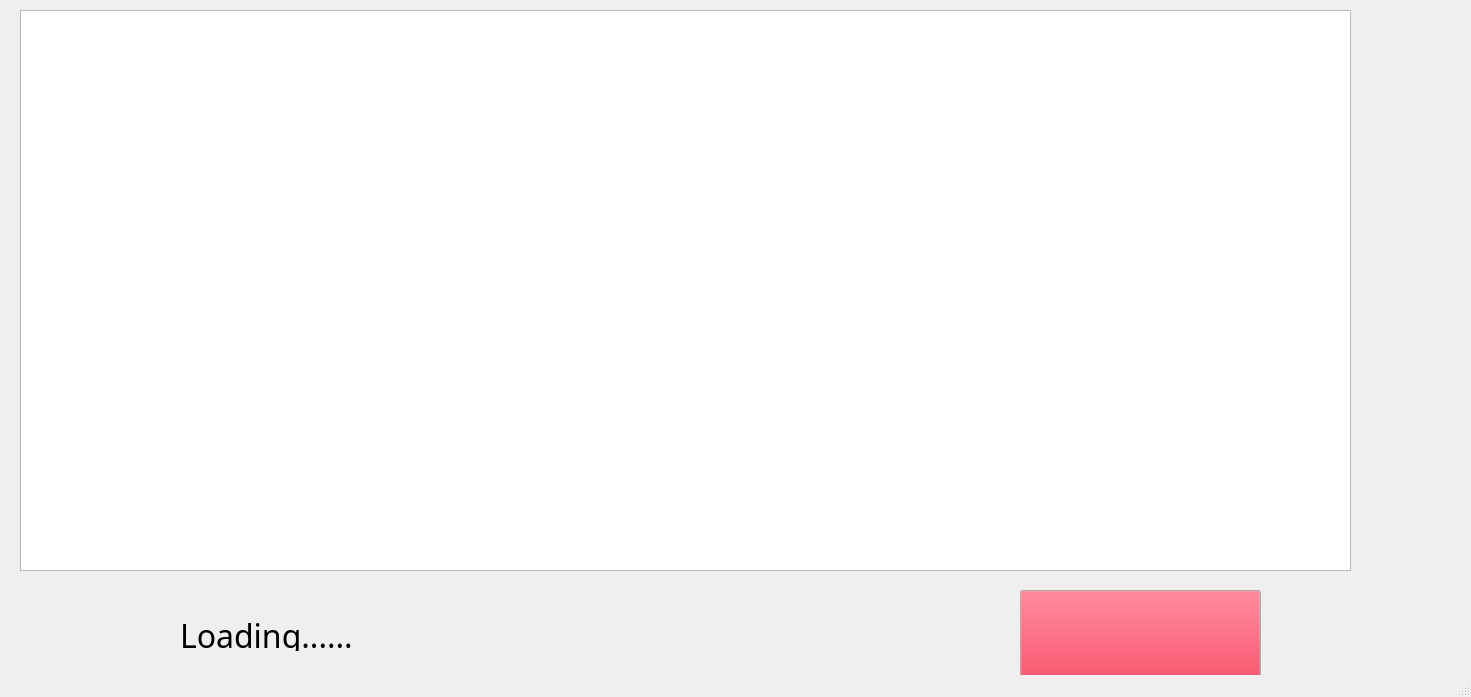
<?xml version="1.0" encoding="UTF-8"?>
<ui version="4.0">
 <class>PIC2TEXT</class>
 <widget class="QMainWindow" name="PIC2TEXT">
  <property name="windowModality">
   <enum>Qt::ApplicationModal</enum>
  </property>
  <property name="geometry">
   <rect>
    <x>0</x>
    <y>0</y>
    <width>1471</width>
    <height>697</height>
   </rect>
  </property>
  <property name="palette">
   <palette>
    <active>
     <colorrole role="Button">
      <brush brushstyle="SolidPattern">
       <color alpha="255">
        <red>240</red>
        <green>19</green>
        <blue>49</blue>
       </color>
      </brush>
     </colorrole>
     <colorrole role="PlaceholderText">
      <brush brushstyle="SolidPattern">
       <color alpha="128">
        <red>41</red>
        <green>44</green>
        <blue>255</blue>
       </color>
      </brush>
     </colorrole>
    </active>
    <inactive>
     <colorrole role="Button">
      <brush brushstyle="SolidPattern">
       <color alpha="255">
        <red>240</red>
        <green>19</green>
        <blue>49</blue>
       </color>
      </brush>
     </colorrole>
     <colorrole role="PlaceholderText">
      <brush brushstyle="SolidPattern">
       <color alpha="128">
        <red>41</red>
        <green>44</green>
        <blue>255</blue>
       </color>
      </brush>
     </colorrole>
    </inactive>
    <disabled>
     <colorrole role="Button">
      <brush brushstyle="SolidPattern">
       <color alpha="255">
        <red>240</red>
        <green>19</green>
        <blue>49</blue>
       </color>
      </brush>
     </colorrole>
     <colorrole role="PlaceholderText">
      <brush brushstyle="SolidPattern">
       <color alpha="128">
        <red>41</red>
        <green>44</green>
        <blue>255</blue>
       </color>
      </brush>
     </colorrole>
    </disabled>
   </palette>
  </property>
  <property name="windowTitle">
   <string>PIC2TEXT</string>
  </property>
  <property name="windowIcon">
   <iconset>
    <normaloff>ICONS/LOGO.png</normaloff>ICONS/LOGO.png</iconset>
  </property>
  <property name="windowOpacity">
   <double>9.000000000000000</double>
  </property>
  <property name="toolTip">
   <string/>
  </property>
  <widget class="QWidget" name="centralwidget">
   <widget class="QPushButton" name="downloadB">
    <property name="geometry">
     <rect>
      <x>1020</x>
      <y>590</y>
      <width>241</width>
      <height>91</height>
     </rect>
    </property>
    <property name="palette">
     <palette>
      <active>
       <colorrole role="Midlight">
        <brush brushstyle="SolidPattern">
         <color alpha="255">
          <red>22</red>
          <green>22</green>
          <blue>227</blue>
         </color>
        </brush>
       </colorrole>
      </active>
      <inactive>
       <colorrole role="Midlight">
        <brush brushstyle="SolidPattern">
         <color alpha="255">
          <red>227</red>
          <green>227</green>
          <blue>227</blue>
         </color>
        </brush>
       </colorrole>
      </inactive>
      <disabled>
       <colorrole role="Midlight">
        <brush brushstyle="SolidPattern">
         <color alpha="255">
          <red>247</red>
          <green>247</green>
          <blue>247</blue>
         </color>
        </brush>
       </colorrole>
      </disabled>
     </palette>
    </property>
    <property name="font">
     <font>
      <family>Franklin Gothic Demi</family>
      <pointsize>26</pointsize>
     </font>
    </property>
    <property name="toolTip">
     <string>&lt;html&gt;&lt;head/&gt;&lt;body&gt;&lt;p&gt;click to convert &lt;/p&gt;&lt;p&gt;file to text&lt;/p&gt;&lt;/body&gt;&lt;/html&gt;</string>
    </property>
    <property name="inputMethodHints">
     <set>Qt::ImhNone</set>
    </property>
    <property name="text">
     <string/>
    </property>
    <property name="icon">
     <iconset>
      <normaloff>ICONS/DOWNLOAD.png</normaloff>ICONS/DOWNLOAD.png</iconset>
    </property>
    <property name="iconSize">
     <size>
      <width>201</width>
      <height>80</height>
     </size>
    </property>
    <property name="checkable">
     <bool>false</bool>
    </property>
    <property name="default">
     <bool>false</bool>
    </property>
    <property name="flat">
     <bool>false</bool>
    </property>
   </widget>
   <widget class="QPlainTextEdit" name="plainTextEdit">
    <property name="geometry">
     <rect>
      <x>20</x>
      <y>10</y>
      <width>1331</width>
      <height>561</height>
     </rect>
    </property>
    <property name="inputMethodHints">
     <set>Qt::ImhMultiLine</set>
    </property>
   </widget>
   <widget class="QLabel" name="message">
    <property name="geometry">
     <rect>
      <x>180</x>
      <y>620</y>
      <width>241</width>
      <height>31</height>
     </rect>
    </property>
    <property name="font">
     <font>
      <family>Poor Richard</family>
      <pointsize>24</pointsize>
     </font>
    </property>
    <property name="text">
     <string>Loading......</string>
    </property>
   </widget>
  </widget>
  <widget class="QStatusBar" name="statusbar"/>
 </widget>
 <resources/>
 <connections/>
</ui>
